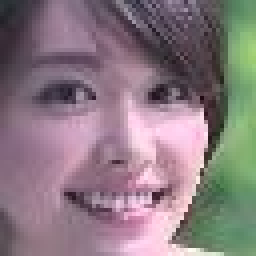
#> input picture data/face/gakky/000002.jpg.jpg, 64 x 64 px (shown 4 times larger); its folder holds only this picture in this run
$ python data_generator.py
#> lines starting #> are read from the running program, lines starting #| are printed output that depends on the picture
import shutil
import random
import glob
import os

from PIL import Image

# setting path
data_folder = os.path.join(os.path.dirname(__file__)) + '/data'
face_folder = f'{data_folder}/face'
test_folder = f'{data_folder}/test'
train_folder = f'{data_folder}/train'

# setting config
mode = '2'
angle = 15
size = 64

def test_move(test_folder, in_pic, fname):
    random.shuffle(in_pic)
    os.makedirs(f'{test_folder}/{fname}', exist_ok=True)
    print(f"makedir test folder {fname} finished")
    for t in range(len(in_pic)//5):
        shutil.copy(str(in_pic[t]), f'{test_folder}/{fname}/')

def inflation_mode(train_folder, in_pic, fname):
    os.makedirs(f'{train_folder}/{fname}', exist_ok=True)
    print(f"makedir train folder {fname} finished")
    for pic in in_pic:
        img = Image.open(pic)
        img.resize((size, size), Image.LANCZOS)
        img.save(pic)
        shutil.copy(pic, f'{train_folder}/{fname}/')
        for i in range(1, 3):
            img = img.rotate(angle*i)
            pic = pic.replace('.jpg', '')
            img.save(f'{pic}_{str(angle*i)}_rotation.jpg')
            shutil.move(f'{pic}_{str(angle*i)}_rotation.jpg', f'{train_folder}/{fname}/')

# folder name get
file_list = []
for folder in os.listdir(face_folder):
    file_list.append(folder)
#> pass 2 of the loop `for folder in os.listdir(face_folder):`:

# train_test_split
for fname in file_list:
    in_data = f'{face_folder}/{fname}/*'
    in_pic = glob.glob(in_data)
    img_file_name_list = os.listdir(data_folder)
    hoge = ','.join(in_pic)
    hoge = hoge.replace('\\', '/')
    in_pic = hoge.split(',')

    if mode == '1':
        os.makedirs(test_folder, exist_ok=True)
        test_move(test_folder, in_pic, fname)
        print(f"{fname} process end.")
    elif mode == '2':
        os.makedirs(train_folder, exist_ok=True)
        inflation_mode(train_folder, in_pic, fname)
#> in inflation_mode, img is the input picture: PIL image 64x64 RGB; mean R, G, B 138, 122, 128.3
#> the loop in inflation_mode, `for i in range(1, 3):` made 2 passes
#> pass 1, in inflation_mode, `img = img.rotate(angle*i)`:
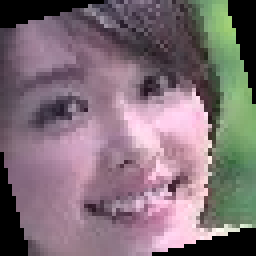
#> img: PIL image 64x64 RGB (shown 4 times larger); mean R, G, B 127.9, 111.3, 118.4
#> pass 2, in inflation_mode, `img = img.rotate(angle*i)`:
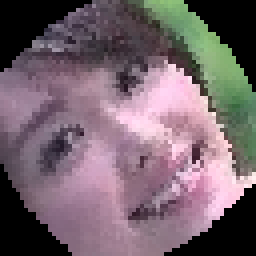
#> img: PIL image 64x64 RGB (shown 4 times larger); mean R, G, B 117.5, 100.5, 108.5
        print(f"{fname} process end.")
#> pass 2 of the loop `for fname in file_list:`:
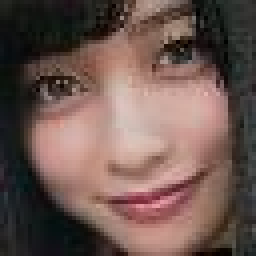
#> input picture data/face/hashikan/000004.jpg.jpg, 64 x 64 px (shown 4 times larger)
#> in inflation_mode, img is the input picture: PIL image 64x64 RGB; mean R, G, B 109.5, 87.1, 80.7
#> the loop in inflation_mode (call 2), `for i in range(1, 3):` made 2 passes
#> pass 1, in inflation_mode (call 2), `img = img.rotate(angle*i)`:
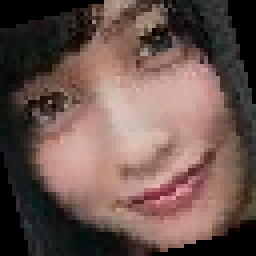
#> img: PIL image 64x64 RGB (shown 4 times larger); mean R, G, B 105.8, 83.3, 77.1
#> pass 2, in inflation_mode (call 2), `img = img.rotate(angle*i)`:
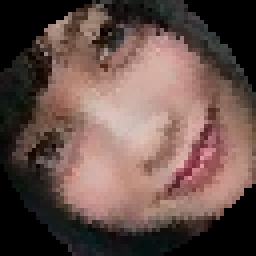
#> img: PIL image 64x64 RGB (shown 4 times larger); mean R, G, B 102.2, 80, 74.1
